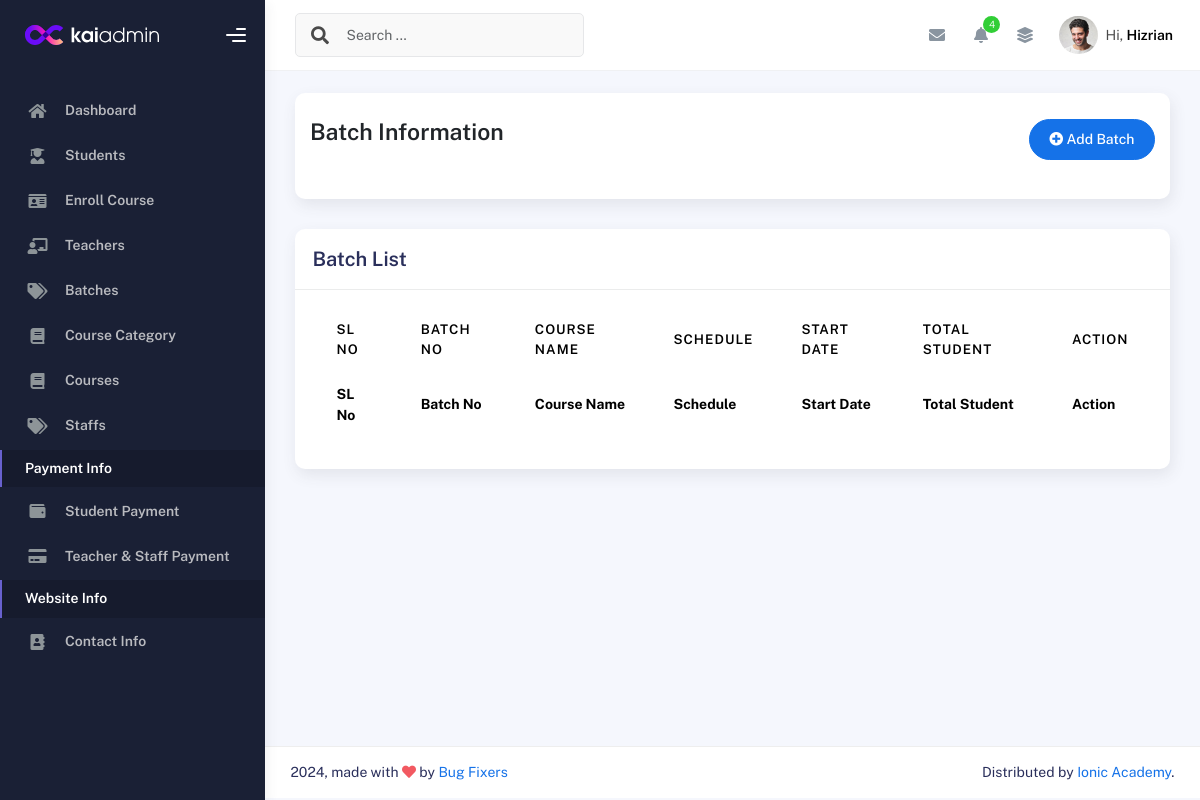
The app's page /batchlist/ (signed in), older data.
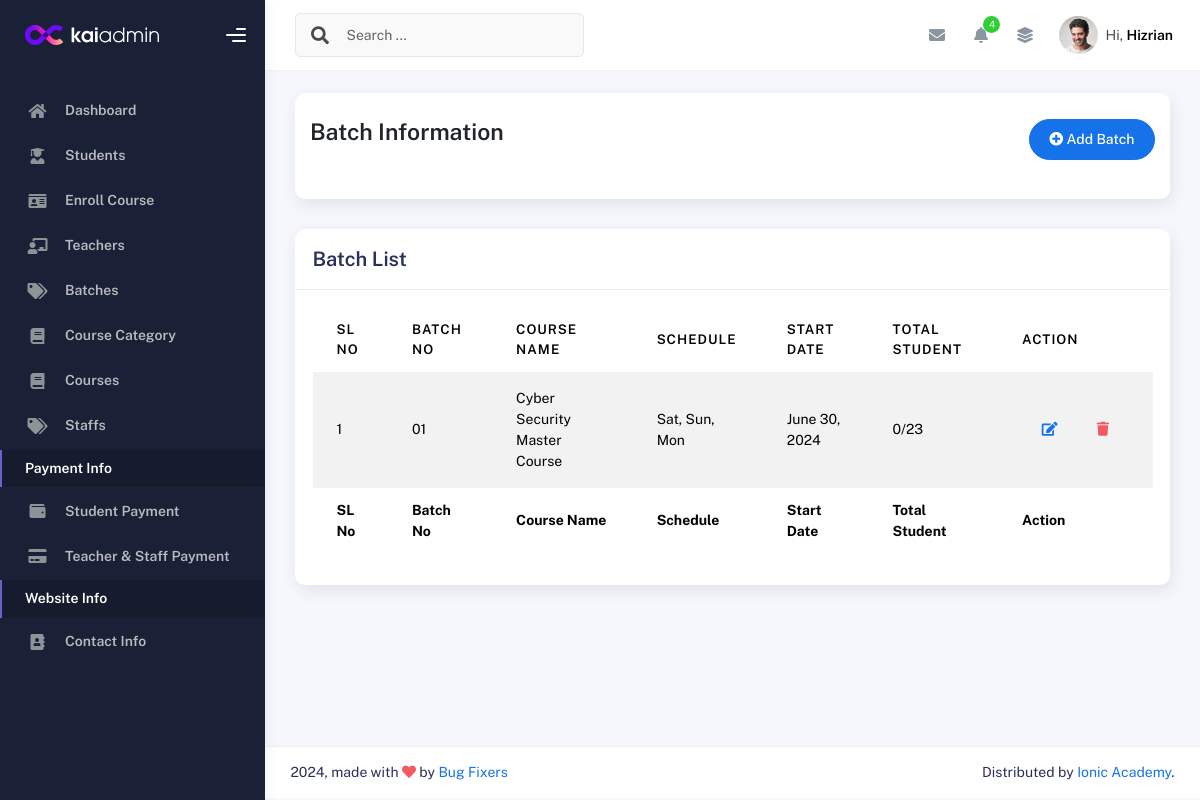
The same page, newer data.
### IMSapp/models.py (models this page shows, shortened)
class BatchInfoModel(models.Model):
    BatchNo=models.CharField(max_length=100,null=True)
    Batchschedule=models.CharField(max_length=100,null=True)
    STATUS = [
        ('On-Going','On-Going'),
        ('Upcomming','Upcomming'),
        ('Completed','Completed')
    ]
    Status=models.CharField(choices = STATUS, max_length=100,null=True)
    BatchStartDate=models.DateField(null=True)
    TotalStudent=models.CharField(max_length=100,null=True)
    BatchInstructor=models.CharField(max_length=100,null=True)
    CourseName=models.ForeignKey(CourseInfoModel,on_delete = models.SET_NULL,related_name='coursenameinfo',null=True)

class CourseInfoModel(models.Model):
    CourseName=models.CharField(max_length=150, null=True)
    Sologan=models.CharField(max_length=100, null=True)
    ShortSummary=models.CharField(max_length=150, null=True)
    CourseCategory=models.ForeignKey(CourseCategoryModel,on_delete=models.SET_NULL,related_name='coursecategory', null=True)
    Lecture=models.IntegerField(null=True)
    CourseDuration=models.IntegerField(null=True)
    WeeklyClass=models.IntegerField(null=True)
    ClassDuration=models.IntegerField(null=True)
    TotalProject=models.IntegerField(null=True)
    CourseOverview=models.TextField(null=True)
    CourseCurrriculum=models.TextField(null=True)
    Software=models.TextField(max_length=200, null=True)
    CourseFor=models.TextField(null=True)
    JobPositions=models.TextField(null=True)
    CourseFee=models.IntegerField(null=True)
    IntroVideo=models.CharField(max_length=200, null=True)
    CourseImage=models.ImageField(upload_to='media/courseImage', null=True)
    def __str__(self):
        return self.CourseName

### IMSapp/batchviews.py (the view)
# urls.py: path('batchlist/',batchlist,name="batchlist"),
@login_required
def batchlist(request):
    batchdata = BatchInfoModel.objects.all()
    combined_data = []
    for data in batchdata:
        enrolledstudent = AdmittedCourseModel.objects.filter(LearningBatch=data).count()
        combined_data.append({
            'batchdata': data,
            'enrolledstudent': enrolledstudent,
        })
    context = {
        'combined_data': combined_data
    }
    return render(request, "batches/batchlist.html", context)

### IMSapp/templates/batches/batchlist.html
{% extends "profilemaster/master.html" %}
{% block content %}
<div class="col-sm-12 col-md-12">
    <div class="card card-stats card-round">
        <div class="card-body">
            <div class="d-flex align-items-left align-items-md-center flex-column flex-md-row pt-2 pb-4">
                <div>
                    <h3 class="fw-bold mb-3">Batch Information</h3>
                </div>
                <div class="ms-md-auto py-2 py-md-0">
                    <a href="{% url 'addbatch' %}" class="btn btn-primary btn-round"><i class="fas fa-plus-circle"></i> Add Batch</a>
                </div>
            </div>
        </div>
    </div>
</div>
<div class="col-md-12">
    <div class="card">
      <div class="card-header">
        <h4 class="card-title">Batch List</h4>
      </div>
      <div class="card-body">
        <div class="table-responsive">
          <table id="basic-datatables" class="display table table-striped table-hover">
            <thead>
              <tr>
                <th>SL No</th>
                <th>Batch No</th>
                <th>Course Name</th>
                <th>Schedule</th>
                <th>Start Date</th>
                <th>Total Student</th>
                <th>Action</th>
              </tr>
            </thead>
            <tfoot>
              <tr>
                <th>SL No</th>
                <th>Batch No</th>
                <th>Course Name</th>
                <th>Schedule</th>
                <th>Start Date</th>
                <th>Total Student</th>
                <th>Action</th>
              </tr>
            </tfoot>
            <tbody>
              {% for i in combined_data %}
                <tr>
                  <td>{{forloop.counter}}</td>
                  <td>{{i.batchdata.BatchNo}}</td>
                  <td>{{i.batchdata.CourseName}}</td>
                  <td>{{i.batchdata.Batchschedule}}</td>
                  <td>{{i.batchdata.BatchStartDate}}</td>
                  <td>{{i.enrolledstudent}}/{{i.batchdata.TotalStudent}}</td>
                  <td>
                    <div class="form-button-action">
                      <a href="{% url 'editbatch' i.batchdata.id %}" class="btn btn-link btn-primary btn-md">
                        <i class="fa fa-edit"></i>
                      </a>
                      <a href="{% url 'deletebatch' i.batchdata.id %}" class="btn btn-link btn-danger btn-md">
                        <i class="fa fa-trash"></i>
                      </a>
                    </div>
                  </td>
                </tr>
              {% endfor %}
            </tbody>
          </table>
        </div>
      </div>
    </div>
  </div>
{% endblock content %}

Row changes from the older to the newer data that the page shows:
added BatchInfoModel: batchdata.BatchNo "01", batchdata.CourseName "Cyber Security Master Course", batchdata.Batchschedule "Sat, Sun, Mon", batchdata.BatchStartDate "June 30, 2024", enrolledstudent "0", batchdata.TotalStudent "23"
